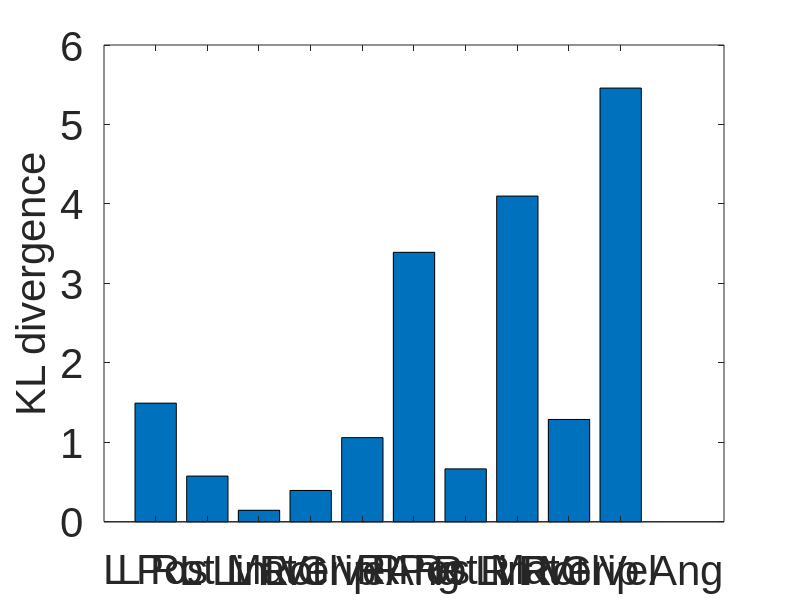

This chart was generated by the following MATLAB code: (Note: this script raises an error after producing the figure.)
% Kay Hutchinson 2/16/2021
% Executional Error Analysis of JIGSAWS dataset - suturing

% -------------------------------------------------------------------------
% DATA --------------------------------------------------------------------
% Create the *.mat file containing kinematic data, subject, and label
% Only need to run once,                    creates "all_data_suturing.mat"
%{
% organized by gesture where each gesture is a 1x3 cell
% containing the kinematic data, the subject, and a nor/err label

% directories
transcriptionDir = '/JIGSAWS Dataset\Suturing\Suturing\transcriptions';  % path to JIGSAWS transcripts
kinematicDir = '\JIGSAWS Dataset\Suturing\Suturing\kinematics\AllGestures';  % path to JIGSAWS kinematic files
labelDir = '\Consensus_error_labels_suturing';   % path to error labels for suturing

% gets all csv files in struct
labelFiles = dir(fullfile(labelDir,'*.csv')); %gets all csv files in struct

% gesture cell arrays
G1 = cell(1, 3);  G1i = 1;      G2 = cell(1, 3);  G2i = 1;      G3 = cell(1, 3);  G3i = 1;
G4 = cell(1, 3);  G4i = 1;      G5 = cell(1, 3);  G5i = 1;      G6 = cell(1, 3);  G6i = 1;
G7 = cell(1, 3);  G7i = 1;      G8 = cell(1, 3);  G8i = 1;      G9 = cell(1, 3);  G9i = 1;
G10 = cell(1, 3);  G10i = 1;    G11 = cell(1, 3);  G11i = 1;    G12 = cell(1, 3);  G12i = 1;
G13 = cell(1, 3);  G13i = 1;    G14 = cell(1, 3);  G14i = 1;    G15 = cell(1, 3);  G15i = 1;

% for each gesture
for k = 1:length(labelFiles)
  baseFileName = labelFiles(k).name;
  gesture = split(baseFileName, "_");
  gesture = gesture{3}(1:2);
  
  fulllabelFileName = fullfile(labelDir, baseFileName);
  fprintf(1, 'Now reading %s\n', fulllabelFileName);
  
  fid=fopen(fulllabelFileName,'r');
  fgetl(fid);
  while(~feof(fid))
      % read line
      temp = fgetl(fid);
      row = strsplit(temp, ",");
      row2 = strsplit(row{2}, "/");
      data = row{2};
      endIndexes = regexp(row2{10}, "_");
      endIndex = endIndexes(2)-1;
      
      % use subject and trial to find kinematic file
      kinematicFileName = row2{10}(1:endIndex) + ".txt";
      fullkinematicFileName = fullfile(kinematicDir, kinematicFileName);
      kinematics = importdata(fullkinematicFileName);
      
      % extract task, subject, trial, and start and stop frames
      data = split(row2{10}, "_");
      task = data{1};
      subject = data{2}(1);
      trial = data{2}(2:4);
      startFrame = str2double(data{3});
      stopFrame = split(data{4}, ".");
      stopFrame = str2double(stopFrame(1));
      
      if row{3} == '1'
          label = 'err';
      else
          label = 'nor';
      end
      
      % fill in cell arrays for each gesture
      if gesture == "G1"
          G1{G1i,1} = kinematics(startFrame:stopFrame, :);
          G1{G1i,2} = subject;
          G1{G1i,3} = label;
          G1i = G1i+1;
      end
      if gesture == "G2"
          G2{G2i,1} = kinematics(startFrame:stopFrame, :);
          G2{G2i,2} = subject;
          G2{G2i,3} = label;
          G2i = G2i+1;
      end
      if gesture == "G3"
          G3{G3i,1} = kinematics(startFrame:stopFrame, :);
          G3{G3i,2} = subject;
          G3{G3i,3} = label;
          G3i = G3i+1;
      end
      if gesture == "G4"
          G4{G4i,1} = kinematics(startFrame:stopFrame, :);
          G4{G4i,2} = subject;
          G4{G4i,3} = label;
          G4i = G4i+1;
      end
      if gesture == "G5"
          G5{G5i,1} = kinematics(startFrame:stopFrame, :);
          G5{G5i,2} = subject;
          G5{G5i,3} = label;
          G5i = G5i+1;
      end
      if gesture == "G6"
          G6{G6i,1} = kinematics(startFrame:stopFrame, :);
          G6{G6i,2} = subject;
          G6{G6i,3} = label;
          G6i = G6i+1;
      end
      if gesture == "G7"
          G7{G7i,1} = kinematics(startFrame:stopFrame, :);
          G7{G7i,2} = subject;
          G7{G7i,3} = label;
          G7i = G7i+1;
      end
      if gesture == "G8"
          G8{G8i,1} = kinematics(startFrame:stopFrame, :);
          G8{G8i,2} = subject;
          G8{G8i,3} = label;
          G8i = G8i+1;
      end
      if gesture == "G9"
          G9{G9i,1} = kinematics(startFrame:stopFrame, :);
          G9{G9i,2} = subject;
          G9{G9i,3} = label;
          G9i = G9i+1;
      end
      if gesture == "G10"
          G10{G10i,1} = kinematics(startFrame:stopFrame, :);
          G10{G10i,2} = subject;
          G10{G10i,3} = label;
          G10i = G10i+1;
      end
      if gesture == "G11"
          G11{G11i,1} = kinematics(startFrame:stopFrame, :);
          G11{G11i,2} = subject;
          G11{G11i,3} = label;
          G11i = G11i+1;
      end
      if gesture == "G12"
          G12{G12i,1} = kinematics(startFrame:stopFrame, :);
          G12{G12i,2} = subject;
          G12{G12i,3} = label;
          G12i = G12i+1;
      end
      if gesture == "G13"
          G13{G13i,1} = kinematics(startFrame:stopFrame, :);
          G13{G13i,2} = subject;
          G13{G13i,3} = label;
          G13i = G13i+1;
      end
      if gesture == "G14"
          G14{G14i,1} = kinematics(startFrame:stopFrame, :);
          G14{G14i,2} = subject;
          G14{G14i,3} = label;
          G14i = G14i+1;
      end
      if gesture == "G15"
          G15{G15i,1} = kinematics(startFrame:stopFrame, :);
          G15{G15i,2} = subject;
          G15{G15i,3} = label;
          G15i = G15i+1;
      end
      
      
  end
  
  fclose(fid);
  fprintf(1, 'Finished gesture %s\n', gesture);
  
end

% save as .mat file
save("all_data_suturing.mat", "G1", "G2", "G3", "G4", "G5", "G6", "G7", "G8", "G9", "G10", "G11", "G12", "G13", "G14", "G15")
%}
% -------------------------------------------------------------------------


% -------------------------------------------------------------------------
% DTW ---------------------------------------------------------------------
% Create *.mat file containing dtw for each gesture
% Only need to run once,                creates "all_data_suturing_dtw.mat"
%{
% Load *.mat file of all task data
all_data = load("all_data_suturing.mat");

G_all=cell(1,8);
G_all{1}=all_data.G1; G_all{2}=all_data.G2; G_all{3}=all_data.G3;
G_all{4}=all_data.G4; G_all{5}=all_data.G5; G_all{6}=all_data.G6;
G_all{7}=all_data.G8; G_all{8}=all_data.G9; 

% DTW multivariate
G_all_dtw_m=multivariDTW(G_all);
save('all_data_suturing_dtw.mat','G_all_dtw_m');
%}
% -------------------------------------------------------------------------


% -------------------------------------------------------------------------
% KL ----------------------------------------------------------------------
% Analyze data
% Create *.mat file containing KL divergences
% Only need to run once,                          creates "KL_suturing.mat"
%{
% Load .mat file with dtw data
all_data_dtw = load("all_data_suturing_dtw.mat");
% KL divergence
relt_etrpy_m_G=GestureEntropy(all_data_dtw.G_all_dtw_m);
save('KL_suturing.mat','relt_etrpy_m_G')
%}
% -------------------------------------------------------------------------


% -------------------------------------------------------------------------
% PLOTS -------------------------------------------------------------------
% Make KL div plots
%{
a = load('KL_suturing.mat');
relt_etrpy_m_G = a.relt_etrpy_m_G;
Gestures=[  "G1: Reaching for needle with right hand",
            "G2: Positioning needle",
            "G3: Pushing needle through tissue",
            "G4: Transferring needle from left to right",
            "G5: Moving to center with needle in grip",
            "G6: Pulling suture with left hand",
            "G8: Orienting needle",
            "G9: Using right hand to help tighten suture"];
max_G_suture=[];
for i=1:8
    val=relt_etrpy_m_G{i};
    max_G_suture=[max_G_suture max(val)];
end

for f=1:8
    figure;
    y = [relt_etrpy_m_G{f}(1) relt_etrpy_m_G{f}(16); relt_etrpy_m_G{f}(2) relt_etrpy_m_G{f}(17); relt_etrpy_m_G{f}(3) relt_etrpy_m_G{f}(18); relt_etrpy_m_G{f}(4) relt_etrpy_m_G{f}(19); relt_etrpy_m_G{f}(5) relt_etrpy_m_G{f}(20); relt_etrpy_m_G{f}(6) relt_etrpy_m_G{f}(11); relt_etrpy_m_G{f}(7) relt_etrpy_m_G{f}(12); relt_etrpy_m_G{f}(8) relt_etrpy_m_G{f}(13); relt_etrpy_m_G{f}(9) relt_etrpy_m_G{f}(14); relt_etrpy_m_G{f}(10) relt_etrpy_m_G{f}(15)];
    b = bar(1:10, y);
    xticks([1:10]);
    xticklabels({   'L Pos',
                    'L Rot Mat',
                    'L Lin Vel',
                    'L Rot Vel',
                    'L Gripper Ang',
                    'R Pos',
                    'R Rot Mat',
                    'R Lin Vel',
                    'R Rot Vel',
                    'R Gripper Ang'});
    xtickangle(45);
    %xlim([0 21]);
    xlim([0 11]);
    % Legend
    set(b, {'DisplayName'}, {'MTM','PSM'}')
    legend() 

    title(["Suturing", Gestures(f),"dtw:(errnor vs. nornor)"]);
    xlabel("Parameter")
    ylabel("KL divergence")
end
%}

myfontsize = 30;
a = load('KL_suturing.mat');
relt_etrpy_m_G = a.relt_etrpy_m_G;
Gestures=[  "G1: Reaching for needle with right hand",
            "G2: Positioning needle",
            "G3: Pushing needle through tissue",
            "G4: Transferring needle from left to right",
            "G5: Moving to center with needle in grip",
            "G6: Pulling suture with left hand",
            "G8: Orienting needle",
            "G9: Using right hand to help tighten suture"];

for f=[1, 2, 3, 6, 7] % 2, 3, 7(G8) need 'YLim', [0 12], % 1, 6
    gind = [1, 2, 3, 4, 5, 6, 8, 9];
    fig=figure('Position', [10, 10, 900, 900]);
    y = [relt_etrpy_m_G{f}(16); relt_etrpy_m_G{f}(17); relt_etrpy_m_G{f}(18); relt_etrpy_m_G{f}(19); relt_etrpy_m_G{f}(20); relt_etrpy_m_G{f}(11); relt_etrpy_m_G{f}(12); relt_etrpy_m_G{f}(13); relt_etrpy_m_G{f}(14); relt_etrpy_m_G{f}(15)];
    b = bar(1:10, y);
    xticks([1:10]);
    xticklabels({   'L Pos',
                    'L Rot Mat',
                    'L Lin Vel',
                    'L Rot Vel',
                    'L Grip Ang',
                    'R Pos',
                    'R Rot Mat',
                    'R Lin Vel',
                    'R Rot Vel',
                    'R Grip Ang'});
    xtickangle(45);
    %xlim([0 21]);
    %xlim([0 11]);
    % Legend
    %set(b, {'DisplayName'}, {'PSM'}')
    %legend() 
    
    % set tick labels
    set(gca,'FontWeight', 'normal', 'FontName', 'Arial', 'FontSize', myfontsize);
    
    if f == 2
        set(gca, 'YLim', [0 12],'FontWeight', 'normal', 'FontName', 'Arial', 'FontSize', myfontsize);
    elseif f == 3
        set(gca, 'YLim', [0 8],'FontWeight', 'normal', 'FontName', 'Arial', 'FontSize', myfontsize);
    elseif f == 7
        %myfontsize=myfontsize*(4/3);
        set(gca, 'YLim', [0 7],'FontWeight', 'normal', 'FontName', 'Arial', 'FontSize', myfontsize);
    else
        set(gca,'FontWeight', 'normal', 'FontName', 'Arial', 'FontSize', myfontsize);
    end
            
        
    %title(["Suturing", Gestures(f)], 'FontWeight', 'normal', 'FontName', 'Arial', 'FontSize', myfontsize); %,"dtw:(errnor vs. nornor)"]);
    %xlabel("Parameter", 'FontWeight', 'normal', 'FontName', 'Arial', 'FontSize', myfontsize);
    ylabel("KL divergence", 'FontWeight', 'normal', 'FontName', 'Arial', 'FontSize', myfontsize);
    
    figname='S_G'+string(gind(f))+'_KLD.pdf';
    print(gcf, '-dpdf', '-bestfit', figname);
end




% -------------------------------------------------------------------------

